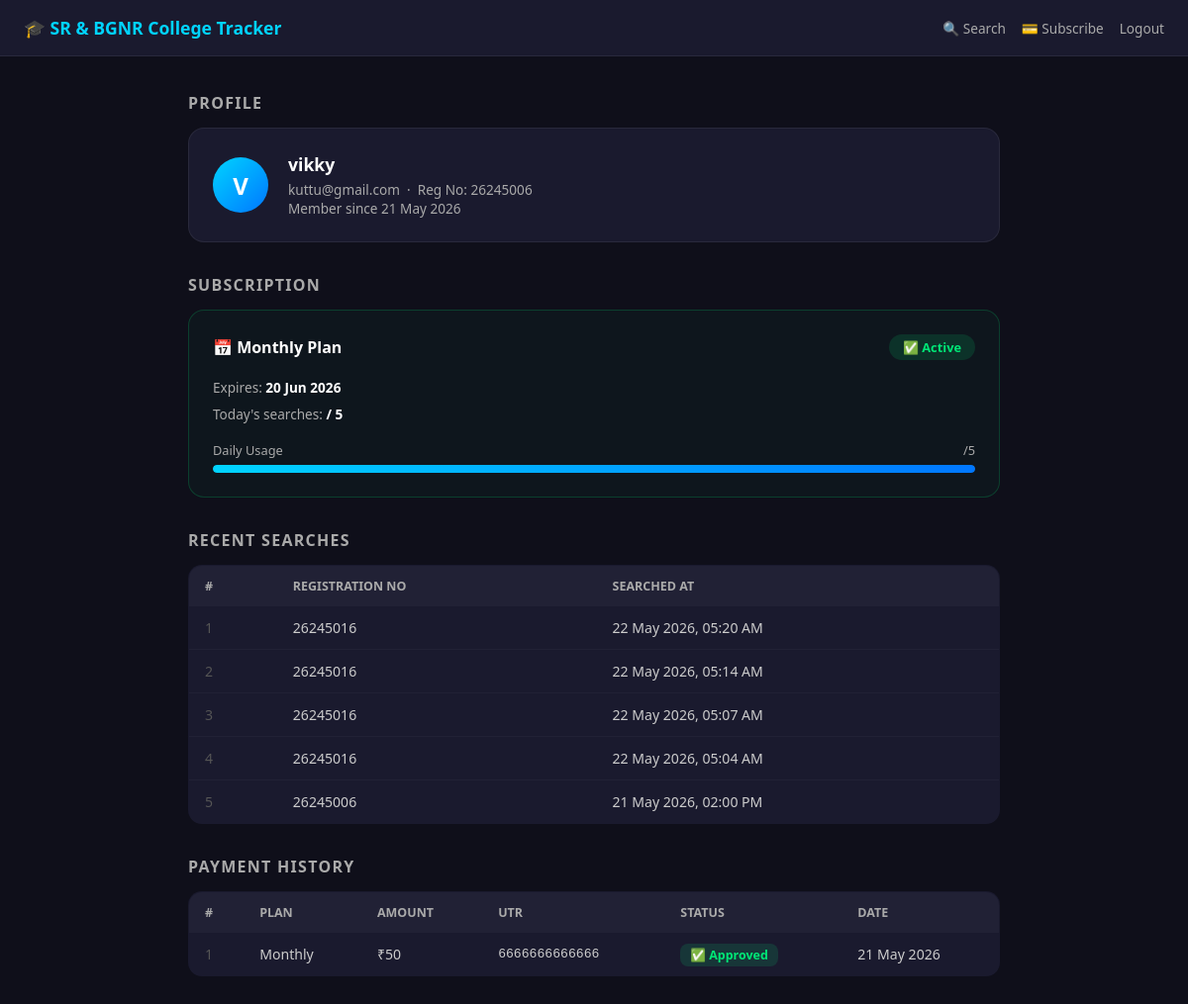
Screenshot of /account (signed in) with the database file from the repository.
### models.py (models this page shows)
class User(UserMixin, db.Model):
    id            = db.Column(db.Integer, primary_key=True)
    name          = db.Column(db.String(100), nullable=False)
    email         = db.Column(db.String(120), unique=True, nullable=False)
    password      = db.Column(db.String(200), nullable=False)
    regd_no       = db.Column(db.String(20),  nullable=False)
    is_admin      = db.Column(db.Boolean, default=False)
    created_at    = db.Column(db.DateTime, default=datetime.utcnow)
    subscriptions = db.relationship('Subscription', backref='user', lazy=True)

class Subscription(db.Model):
    id         = db.Column(db.Integer, primary_key=True)
    user_id    = db.Column(db.Integer, db.ForeignKey('user.id'), nullable=False)
    plan       = db.Column(db.String(20), nullable=False)
    start_date = db.Column(db.DateTime, default=datetime.utcnow)
    end_date   = db.Column(db.DateTime, nullable=True)
    is_active  = db.Column(db.Boolean, default=True)

class SearchHistory(db.Model):
    id          = db.Column(db.Integer, primary_key=True)
    user_id     = db.Column(db.Integer, db.ForeignKey('user.id'), nullable=False)
    regd_no     = db.Column(db.String(20), nullable=False)
    searched_at = db.Column(db.DateTime, default=datetime.utcnow)

class Payment(db.Model):
    id           = db.Column(db.Integer, primary_key=True)
    user_id      = db.Column(db.Integer, db.ForeignKey('user.id'), nullable=False)
    utr          = db.Column(db.String(50), nullable=False)
    amount       = db.Column(db.Float, nullable=False)
    plan         = db.Column(db.String(20), nullable=False)
    status       = db.Column(db.String(20), default='pending')
    submitted_at = db.Column(db.DateTime, default=datetime.utcnow)

### app.py (the view)
@app.route('/account')
@login_required
def account():
    sub = get_active_subscription(current_user)
    searches = SearchHistory.query.filter_by(
        user_id=current_user.id
    ).order_by(SearchHistory.searched_at.desc()).limit(20).all()
    payments = Payment.query.filter_by(
        user_id=current_user.id
    ).order_by(Payment.submitted_at.desc()).all()
    return render_template(
        'account.html',
        sub=sub,
        searches=searches,
        payments=payments
    )

### app.py (called while the page is built)
@login_manager.user_loader
def load_user(user_id):
    return db.session.get(User, int(user_id))

def get_active_subscription(user):
    sub = Subscription.query.filter_by(
        user_id=user.id,
        is_active=True
    ).order_by(Subscription.id.desc()).first()
    if not sub:
        return None
    if (
        sub.plan == 'monthly'
        and sub.end_date
        and sub.end_date < datetime.now()
    ):
        sub.is_active = False
        db.session.commit()
        return None
    return sub

### templates/account.html (shortened to what this page needs)
<!DOCTYPE html>
<html lang="en">
<head>
</head>
<body>
<div class="topbar">
  <div class="topbar-title">🎓 SR & BGNR College Tracker</div>
  <div class="topbar-links">
    <a href="{{ url_for('index') }}">🔍 Search</a>
    <a href="{{ url_for('subscribe') }}">💳 Subscribe</a>
    <a href="{{ url_for('auth.logout') }}">Logout</a>
  </div>
</div>
<div class="container">
  <div class="section">
    <div class="section-title">Profile</div>
    <div class="profile-card">
      <div class="avatar">{{ current_user.name[0].upper() }}</div>
      <div class="profile-info">
        <h3>{{ current_user.name }}</h3>
        <p>{{ current_user.email }} &nbsp;·&nbsp; Reg No: {{ current_user.regd_no }}</p>
        <p>Member since {{ current_user.created_at.strftime('%d %b %Y') }}</p>
      </div>
    </div>
  </div>
  <div class="section">
    <div class="section-title">Subscription</div>
    <div class="sub-card {{ 'sub-active' if sub else '' }}">
      <div class="sub-header">
        <strong style="font-size:1rem;">
          {% if sub %}
            {{ '📅 Monthly Plan' if sub.plan == 'monthly' else '♾️ Lifetime Plan' }}
          {% else %}
            No Active Subscription
          {% endif %}
        </strong>
        <span class="sub-badge {{ 'badge-active' if sub else 'badge-inactive' }}">
          {{ '✅ Active' if sub else '❌ Inactive' }}
        </span>
      </div>
      {% if sub %}
        <div class="sub-details">
          {% if sub.end_date %}
            Expires: <strong>{{ sub.end_date.strftime('%d %b %Y') }}</strong>
          {% else %}
            Access: <strong>Lifetime</strong>
          {% endif %}
          <br>
          Today's searches: <strong>{{ searches_today }} / 5</strong>
        </div>
        <div class="usage-bar-wrap">
          <div class="usage-label">
            <span>Daily Usage</span>
            <span>{{ searches_today }}/5</span>
          </div>
          <div class="usage-bar-bg">
            <div class="usage-bar-fill" id="usageBar"></div>
          </div>
        </div>
      {% else %}
        <p style="color:#aaa; font-size:0.85rem; margin-bottom:14px;">
          Subscribe to access your academic results.
        </p>
        <a href="{{ url_for('subscribe') }}" class="btn-subscribe">Get Subscription</a>
      {% endif %}
    </div>
  </div>
  <div class="section">
    <div class="section-title">Recent Searches</div>
    {% if searches %}
      <table class="data-table">
        <thead>
          <tr><th>#</th><th>Registration No</th><th>Searched At</th></tr>
        </thead>
        <tbody>
          {% for s in searches %}
            <tr>
              <td style="color:#555;">{{ loop.index }}</td>
              <td>{{ s.regd_no }}</td>
              <td>{{ s.searched_at.strftime('%d %b %Y, %I:%M %p') }}</td>
            </tr>
          {% endfor %}
        </tbody>
      </table>
    {% else %}
      <div class="empty-state">No searches yet.</div>
    {% endif %}
  </div>
  <div class="section">
    <div class="section-title">Payment History</div>
    {% if payments %}
      <table class="data-table">
        <thead>
          <tr><th>#</th><th>Plan</th><th>Amount</th><th>UTR</th><th>Status</th><th>Date</th></tr>
        </thead>
        <tbody>
          {% for p in payments %}
            <tr>
              <td style="color:#555;">{{ loop.index }}</td>
              <td>{{ p.plan | capitalize }}</td>
              <td>₹{{ p.amount | int }}</td>
              <td style="font-family:monospace; font-size:0.82rem;">{{ p.utr }}</td>
              <td>
                <span class="status-badge status-{{ p.status }}">
                  {% if p.status == 'pending' %}⏳ Pending
                  {% elif p.status == 'approved' %}✅ Approved
                  {% else %}❌ Rejected{% endif %}
                </span>
              </td>
              <td>{{ p.submitted_at.strftime('%d %b %Y') }}</td>
            </tr>
          {% endfor %}
        </tbody>
      </table>
    {% else %}
      <div class="empty-state">No payments submitted yet.</div>
    {% endif %}
  </div>
</div>
</body>
</html>

### templates/account.html (style rules this page uses)
* { margin: 0; padding: 0; box-sizing: border-box; }
body { font-family: 'Segoe UI', sans-serif; background: #0f0f1a; color: #fff; min-height: 100vh; }
.topbar { background: #1a1a2e; padding: 16px 24px; display: flex; justify-content: space-between; align-items: center; border-bottom: 1px solid #ffffff11; }
.topbar-title { color: #00d4ff; font-weight: bold; font-size: 1.1rem; }
.topbar-links { display: flex; gap: 16px; align-items: center; }
.topbar-links a { color: #aaa; font-size: 0.85rem; text-decoration: none; }
.container { max-width: 860px; margin: 0 auto; padding: 36px 20px; }
.section { margin-bottom: 32px; }
.section-title { font-size: 1rem; font-weight: bold; color: #aaa; text-transform: uppercase; letter-spacing: 0.08em; margin-bottom: 14px; }
.profile-card { background: #1a1a2e; border: 1px solid #ffffff11; border-radius: 16px; padding: 24px; display: flex; align-items: center; gap: 20px; flex-wrap: wrap; }
.avatar { width: 56px; height: 56px; border-radius: 50%; background: linear-gradient(135deg, #00d4ff, #0077ff); display: flex; align-items: center; justify-content: center; font-size: 1.5rem; font-weight: bold; color: #fff; flex-shrink: 0; }
.profile-info h3 { font-size: 1.1rem; margin-bottom: 4px; }
.profile-info p { color: #aaa; font-size: 0.85rem; }
.sub-card { background: #1a1a2e; border: 1px solid #ffffff11; border-radius: 16px; padding: 24px; }
.sub-active { border-color: #00e67633; background: #00e67608; }
.sub-header { display: flex; justify-content: space-between; align-items: center; flex-wrap: wrap; gap: 10px; margin-bottom: 14px; }
.sub-badge { padding: 4px 14px; border-radius: 20px; font-size: 0.8rem; font-weight: bold; }
.badge-active { background: #00e67622; color: #00e676; }
.sub-details { color: #aaa; font-size: 0.85rem; line-height: 2; }
.sub-details strong { color: #fff; }
.usage-bar-wrap { margin-top: 14px; }
.usage-label { display: flex; justify-content: space-between; font-size: 0.8rem; color: #aaa; margin-bottom: 6px; }
.usage-bar-bg { background: #ffffff11; border-radius: 999px; height: 8px; overflow: hidden; }
.usage-bar-fill { height: 100%; border-radius: 999px; background: linear-gradient(90deg, #00d4ff, #0077ff); }
.data-table { width: 100%; border-collapse: collapse; background: #1a1a2e; border-radius: 14px; overflow: hidden; border: 1px solid #ffffff11; }
.data-table th { text-align: left; padding: 12px 16px; background: #ffffff08; color: #aaa; font-size: 0.78rem; text-transform: uppercase; }
.data-table td { padding: 12px 16px; border-top: 1px solid #ffffff08; font-size: 0.88rem; color: #ccc; }
.data-table tr:first-child td { border-top: none; }
.status-badge { padding: 3px 10px; border-radius: 8px; font-size: 0.78rem; font-weight: bold; }
.status-approved { background: #00e67622; color: #00e676; }

### rows the page displays
User: name "V", name "vikky", email "kuttu@gmail.com", regd_no "26245006", created_at "21 May 2026"
Subscription: plan "📅 Monthly Plan", end_date "20 Jun 2026"
SearchHistory: regd_no "26245016", searched_at "22 May 2026, 05:20 AM"
SearchHistory: regd_no "26245016", searched_at "22 May 2026, 05:14 AM"
SearchHistory: regd_no "26245016", searched_at "22 May 2026, 05:07 AM"
SearchHistory: regd_no "26245016", searched_at "22 May 2026, 05:04 AM"
SearchHistory: regd_no "26245006", searched_at "21 May 2026, 02:00 PM"
Payment: plan "Monthly", amount "50", utr "6666666666666", status "✅ Approved", submitted_at "21 May 2026"

### other values shown
{{ '✅ Active' if sub else '❌ Inactive' }} "✅ Active"
